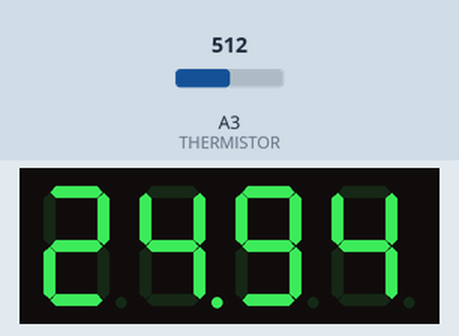
Recording of a sketch running on a simulated Arduino Uno, built with avr-gcc and run on an emulated ATmega328P. Shown: 4-digit seven-segment display. Wiring (inferred from the names in the program): 4-digit 7-segment display, segments lit when HIGH: segments A0, A1, A2, pin 2, pin 4, pin 7, pin 8, pin 13; digit selects pin 5, pin 6, pin 9, pin 10. The test bench sets the inputs (shaded band); at power-on: A3 (THERMISTOR) = 512. The segment pins are drawn as the display they are named for.

Above: at 1.2 s.
1.3 s: A3 (THERMISTOR) set to 716
At 2.3 s:
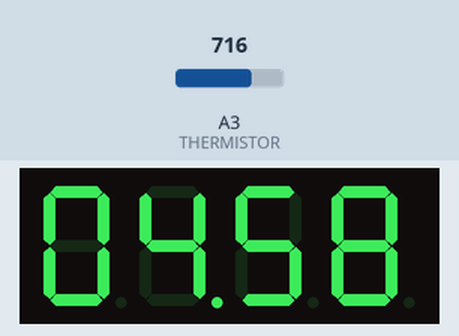
2.8 s: A3 (THERMISTOR) set to 900
At 4.0 s:
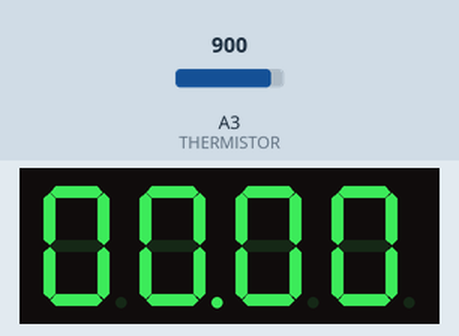
4.3 s: A3 (THERMISTOR) set to 511
At 5.6 s:
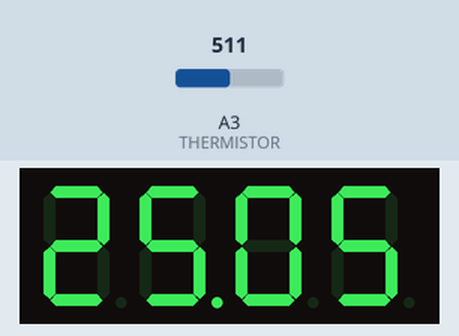
Timing chart, 0 to 7.3 s (numbered marks = the images above; inputs shaded):
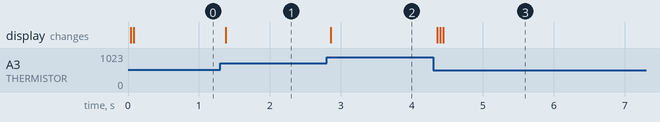

The sketch:

7Segmentex15.ino
```cpp
#define THERMISTOR A3
#define R0 10000
#define B 3435
#define R1 10000
float T0 = 25;
float R;
float T;
float C;
int count = 0;
float sum = 0;
//4 digit 7 segment display
int segmentA = A0;   //11
int segmentB = A1;   //7
int segmentC = A2;   //4
int segmentD = 2;    //2
int segmentE = 4;    //1
int segmentF = 7;    //10
int segmentG = 8;    //5
int segmentDP = 13;  //3
int digit1 = 5;
int digit2 = 6;
int digit3 = 9;
int digit4 = 10;
int num[4];
float Avg = 25;

void setup() {
  T0 = T0 + 273.15;
  Serial.begin(9600);
  pinMode(segmentA, OUTPUT);
  pinMode(segmentB, OUTPUT);
  pinMode(segmentC, OUTPUT);
  pinMode(segmentD, OUTPUT);
  pinMode(segmentE, OUTPUT);
  pinMode(segmentF, OUTPUT);
  pinMode(segmentG, OUTPUT);
  pinMode(segmentDP, OUTPUT);
  pinMode(digit1, OUTPUT);
  pinMode(digit2, OUTPUT);
  pinMode(digit3, OUTPUT);
  pinMode(digit4, OUTPUT);
}
void loop() {
  int samples;
  samples = analogRead(THERMISTOR);
  R = R1 * (samples / (1023.0 - samples));
  T = 1.0 / ((1.0 / T0) + (1.0 / B) * (log(R / R0)));
  C = T - 273.15;


  Avg = (Avg + C) / 2;
  int x = Avg * 100;
  num[3] = (x % 10) / 1;
  num[2] = (x % 100) / 10;
  num[1] = (x % 1000) / 100;
  num[0] = (x % 10000) / 1000;

  displayNumber();
}
void displayNumber() {
  for (int digit = 1; digit <= 4; digit++) {
    displaySegment(num[digit - 1]);  // แสดงผลบน 7-Segment ขนาด 1 หลัก
    switch (digit) {
      case 1:
        digitalWrite(digit1, HIGH);
        digitalWrite(segmentDP, LOW);
        break;
      case 2:
        digitalWrite(digit2, HIGH);
        digitalWrite(segmentDP, HIGH);
        break;
      case 3:
        digitalWrite(digit3, HIGH);
        digitalWrite(segmentDP, LOW);
        break;
      case 4:
        digitalWrite(digit4, HIGH);
        digitalWrite(segmentDP, LOW);
        break;
    }
    delay(1);

    digitalWrite(digit1, LOW);
    digitalWrite(digit2, LOW);
    digitalWrite(digit3, LOW);
    digitalWrite(digit4, LOW);
  }
}
void displaySegment(int numberToDisplay) {
  switch (numberToDisplay) {

    case 0:  // แสดงผลเลข 0
      digitalWrite(segmentA, HIGH);
      digitalWrite(segmentB, HIGH);
      digitalWrite(segmentC, HIGH);
      digitalWrite(segmentD, HIGH);
      digitalWrite(segmentE, HIGH);
      digitalWrite(segmentF, HIGH);
      digitalWrite(segmentG, LOW);
      break;
    case 1:  // แสดงผลเลข 1
      digitalWrite(segmentA, LOW);
      digitalWrite(segmentB, HIGH);
      digitalWrite(segmentC, HIGH);
      digitalWrite(segmentD, LOW);
      digitalWrite(segmentE, LOW);
      digitalWrite(segmentF, LOW);
      digitalWrite(segmentG, LOW);
      break;

    case 2:  // แสดงผลเลข 2
      digitalWrite(segmentA, HIGH);
      digitalWrite(segmentB, HIGH);
      digitalWrite(segmentC, LOW);
      digitalWrite(segmentD, HIGH);
      digitalWrite(segmentE, HIGH);
      digitalWrite(segmentF, LOW);
      digitalWrite(segmentG, HIGH);
      break;

    case 3:  // แสดงผลเลข 3
      digitalWrite(segmentA, HIGH);
      digitalWrite(segmentB, HIGH);
      digitalWrite(segmentC, HIGH);
      digitalWrite(segmentD, HIGH);
      digitalWrite(segmentE, LOW);
      digitalWrite(segmentF, LOW);
      digitalWrite(segmentG, HIGH);
      break;
    case 4:  // แสดงผลเลข 4
      digitalWrite(segmentA, LOW);
      digitalWrite(segmentB, HIGH);
      digitalWrite(segmentC, HIGH);
      digitalWrite(segmentD, LOW);
      digitalWrite(segmentE, LOW);
      digitalWrite(segmentF, HIGH);
      digitalWrite(segmentG, HIGH);
      break;
    case 5:  // แสดงผลเลข 5
      digitalWrite(segmentA, HIGH);
      digitalWrite(segmentB, LOW);
      digitalWrite(segmentC, HIGH);
      digitalWrite(segmentD, HIGH);
      digitalWrite(segmentE, LOW);
      digitalWrite(segmentF, HIGH);
      digitalWrite(segmentG, HIGH);
      break;

    case 6:  // แสดงผลเลข
      digitalWrite(segmentA, HIGH);
      digitalWrite(segmentB, LOW);
      digitalWrite(segmentC, HIGH);
      digitalWrite(segmentD, HIGH);
      digitalWrite(segmentE, HIGH);
      digitalWrite(segmentF, HIGH);
      digitalWrite(segmentG, HIGH);
      break;

    case 7:  // แสดงผลเลข 7
      digitalWrite(segmentA, HIGH);
      digitalWrite(segmentB, HIGH);
      digitalWrite(segmentC, HIGH);
      digitalWrite(segmentD, LOW);
      digitalWrite(segmentE, LOW);
      digitalWrite(segmentF, LOW);
      digitalWrite(segmentG, LOW);
      break;

    case 8:  // แสดงผลเลข 8
      digitalWrite(segmentA, HIGH);
      digitalWrite(segmentB, HIGH);
      digitalWrite(segmentC, HIGH);
      digitalWrite(segmentD, HIGH);
      digitalWrite(segmentE, HIGH);
      digitalWrite(segmentF, HIGH);
      digitalWrite(segmentG, HIGH);
      break;

    case 9:  // แสดงผลเลข 9
      digitalWrite(segmentA, HIGH);
      digitalWrite(segmentB, HIGH);
      digitalWrite(segmentC, HIGH);
      digitalWrite(segmentD, HIGH);
      digitalWrite(segmentE, LOW);
      digitalWrite(segmentF, HIGH);
      digitalWrite(segmentG, HIGH);
      break;
  }
}
```

Measured:
- after the input at 1.3 s, the display: changes after 0.08 s (image 1)
- after the input at 2.8 s, the display: changes after 0.06 s (image 2)
- after the input at 4.3 s, the display: first changes after 0.06 s (image 3 shows a later state)
